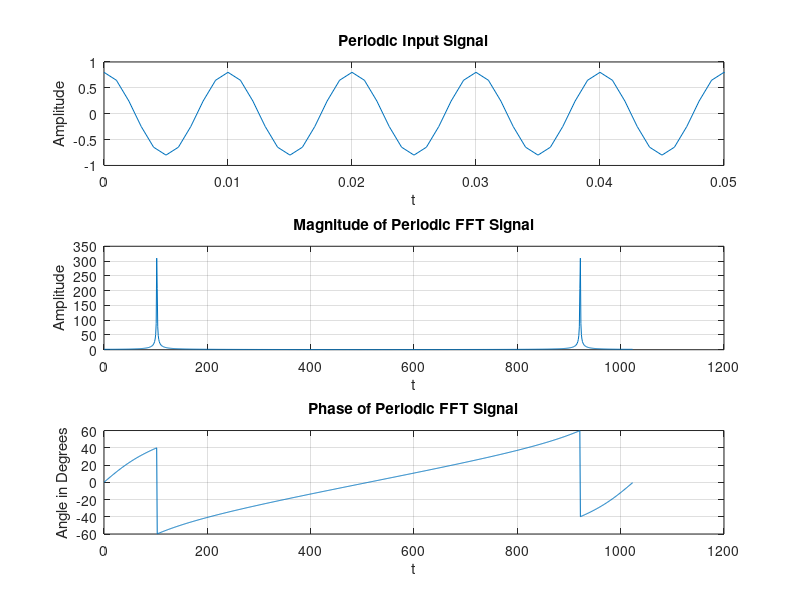

The MATLAB script that drew this image:
close all;
clear all;
fs = 1000;
N = 1024;
t = [0:N-1] .* (1/fs);
x = 0.8 .* cos(2 .* pi .* 100 .* t);

subplot(3,1,1);
plot(t, x);
axis([0 0.05 -1 1]);
grid;
xlabel('t');
ylabel('Amplitude');
title('Periodic Input Signal');

x1 = fft(x);
k = 0:N-1;
Xmag = abs(x1);

subplot(3,1,2);
plot(k, Xmag);
grid;
xlabel('t');
ylabel('Amplitude');
title('Magnitude of Periodic FFT Signal');

Xphase = angle(x1) .* (100/pi);

subplot(3,1,3);
plot(k, Xphase);
grid;
xlabel('t');
ylabel('Angle in Degrees');
title('Phase of Periodic FFT Signal');
